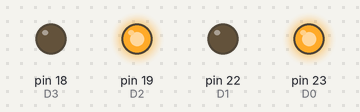
A sketch run on a simulated Arduino Mega 2560, built with avr-gcc and run on an emulated ATmega2560. Parts: output pins drawn as LEDs (lit = HIGH).

Above: at 0.05 s.
Timing chart, 0 to 3.0 s (numbered marks = the images above):
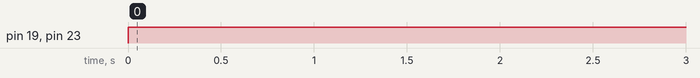

The sketch:

zk5ad.ino
```cpp
const int D0 = 23;
const int D1 = 22;
const int D2 = 19;
const int D3 = 18;

bool FW = true;
bool BW = false;

bool debug = false;

void setup() {
  // put your setup code here, to run once:
  Serial.begin(9600);
  pinMode(D0, OUTPUT);
  pinMode(D1, OUTPUT);
  pinMode(D2, OUTPUT);
  pinMode(D3, OUTPUT);
}

void loop() {
  // put your main code here, to run repeatedly:
  M2(FW, 100);
  M1(FW, 100);
  delay(1000);
  brake(1);
  //brake(2);
}

void M1(bool direction, int speed) {
  int pwm=map(speed, 0, 100, 0, 255);
  if(direction == FW) {
    analogWrite(D0, pwm);
    analogWrite(D1, LOW);
  }
  else {
    analogWrite(D1, pwm);
    analogWrite(D0, LOW);
  }
  //debugPrint(1, direction, speed, false);
}

void M2(bool direction, int speed) {
  int pwm=map(speed, 0, 100, 0, 255);
  if(direction == FW) {
    analogWrite(D2, pwm);
    analogWrite(D3, LOW);
  }
  else {
    analogWrite(D3, pwm);
    analogWrite(D2, LOW);
  }
  //debugPrint(2, direction, speed, false);
}

void brake(int motor) {
  if(motor == 1) {
    digitalWrite(D0, LOW);
    digitalWrite(D1, LOW);
  }
  if(motor == 2) {
    digitalWrite(D2, LOW);
    digitalWrite(D3, LOW);
  }
  //debugPrint(motor, true, 0, true);
}

void debugPrint(int motor, bool direction, int speed, bool stop) {
  if(debug) {
    Serial.print("Motor: ");
    Serial.print(motor);

    if(stop && motor>0) {
      Serial.println(" Stopped");
    }
    else {
      if(direction) {
        Serial.println(" FW");
      }
    }
  }
}
```

Measured:
- by itself, pin 19 (D2), pin 23 (D0): LOW → HIGH at 0.00 s
